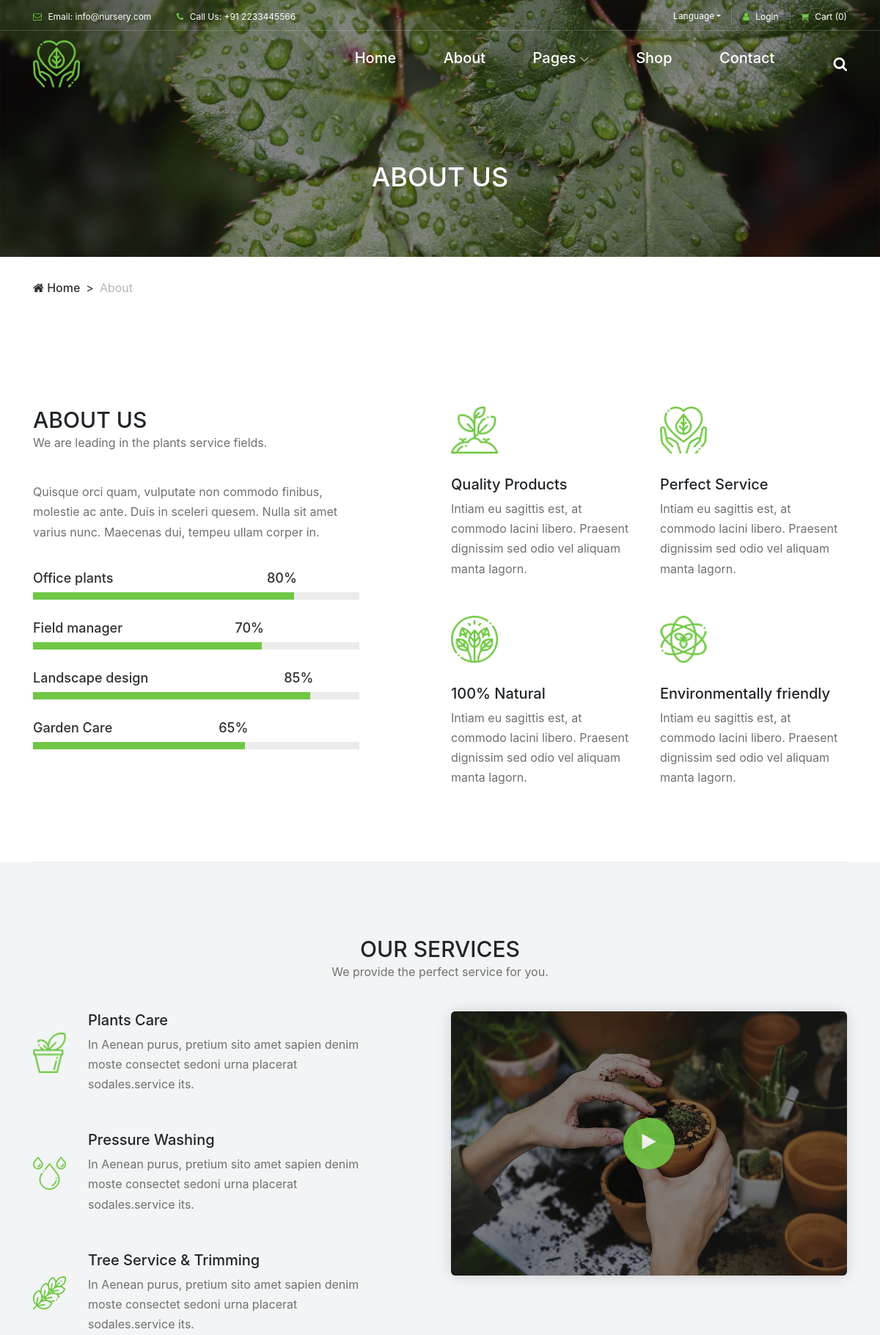
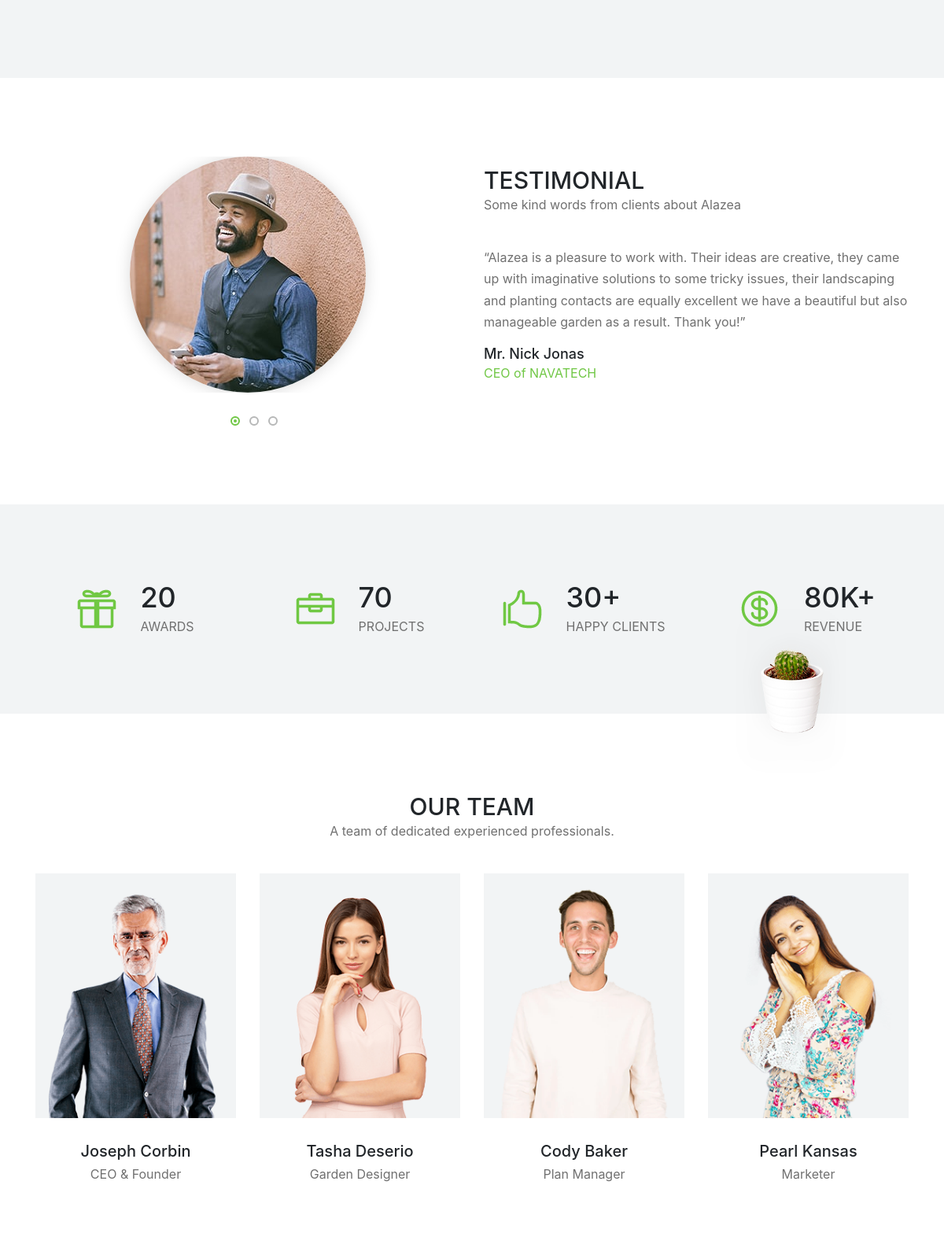
The page /about/ (upper part) on the database its author committed (2 pictures, top to bottom).
### backend/models.py (models this page shows, shortened)
class Company(models.Model):
    class Meta:
        db_table = "company"
        verbose_name = 'Company'
        verbose_name_plural = 'Companies'
    name = models.CharField(max_length=255)
    description = models.TextField(null=True,blank=True)
    email = models.CharField(max_length = 255)
    phone_number = models.CharField(max_length = 14)
    logo = models.ImageField(upload_to='logo/',null=True,blank=True)
    favicon = models.ImageField(upload_to='favicon/',null=True,blank=True)
    address = models.CharField(max_length = 255,null=True,blank=True)
    currency_symbol = models.TextField(blank=True,default="₹")

### frontend/views.py (the view)
# urls.py: path('about/',About,name="about"),
def About(request):
    return render(request,"aboutus/about-page.html")

### frontend/templates/aboutus/about-page.html (shortened to what this page needs)
{% extends 'masters/index_master.html' %}
{% block body %}
{% load static %}
    <div class="breadcrumb-area">
        <div class="top-breadcrumb-area bg-img bg-overlay d-flex align-items-center justify-content-center" style="background-image: url({% static 'img/bg-img/24.jpg'%});">
            <h2>ABOUT US</h2>
        </div>
        <div class="container">
            <div class="row">
                <div class="col-12">
                    <nav aria-label="breadcrumb">
                        <ol class="breadcrumb">
                            <li class="breadcrumb-item"><a href="{%url 'homepage'%}"><i class="fa fa-home"></i> Home</a></li>
                            <li class="breadcrumb-item active" aria-current="page">About</li>
                        </ol>
                    </nav>
                </div>
            </div>
        </div>
    </div>
    {% include 'aboutus/aboutus.html'%}
    {% include 'services/services.html'%}
    {% include 'testimonials/testimonials.html'%}
    <section class="cool-facts-area bg-img section-padding-100-0" style="background-image: url(img/bg-img/cool-facts.png);">
        <div class="container">
            <div class="row">
                <div class="col-12 col-sm-6 col-md-3">
                    <div class="single-cool-fact d-flex align-items-center justify-content-center mb-100">
                        <div class="cf-icon">
                            <img src="{% static 'img/core-img/cf1.png'%}" alt="">
                        </div>
                        <div class="cf-content">
                            <h2><span class="counter">20</span></h2>
                            <h6>AWARDS</h6>
                        </div>
                    </div>
                </div>
                <div class="col-12 col-sm-6 col-md-3">
                    <div class="single-cool-fact d-flex align-items-center justify-content-center mb-100">
                        <div class="cf-icon">
                            <img src="{% static 'img/core-img/cf2.png'%}" alt="">
                        </div>
                        <div class="cf-content">
                            <h2><span class="counter">70</span></h2>
                            <h6>PROJECTS</h6>
                        </div>
                    </div>
                </div>
                <div class="col-12 col-sm-6 col-md-3">
                    <div class="single-cool-fact d-flex align-items-center justify-content-center mb-100">
                        <div class="cf-icon">
                            <img src="{% static 'img/core-img/cf3.png'%}" alt="">
                        </div>
                        <div class="cf-content">
                            <h2><span class="counter">30</span>+</h2>
                            <h6>HAPPY CLIENTS</h6>
                        </div>
                    </div>
                </div>
                <div class="col-12 col-sm-6 col-md-3">
                    <div class="single-cool-fact d-flex align-items-center justify-content-center mb-100">
                        <div class="cf-icon">
                        </div>
                        <div class="cf-content">
                            <h2><span class="counter">80</span>K+</h2>
                            <h6>REVENUE</h6>
                        </div>
                    </div>
                </div>
            </div>
        </div>
        <div class="side-img wow fadeInUp" data-wow-delay="500ms">
            <img src="{% static 'img/core-img/pot.png'%}" alt="">
        </div>
    </section>
    <section class="team-area section-padding-100-0">
        <div class="container">
            <div class="row">
                <div class="col-12">
                    <div class="section-heading text-center">
                        <h2>OUR TEAM</h2>
                        <p>A team of dedicated experienced professionals.</p>
                    </div>
                </div>
            </div>
            <div class="row">
                <div class="col-12 col-sm-6 col-lg-3">
                    <div class="single-team-member text-center mb-100">
                        <div class="team-member-thumb">
                            <img src="{% static 'img/bg-img/team1.png'%}" alt="">
                        </div>
                        <div class="team-member-info mt-30">
                            <h5>Joseph Corbin</h5>
                            <p>CEO &amp; Founder</p>
                        </div>
                    </div>
                </div>
                <div class="col-12 col-sm-6 col-lg-3">
                    <div class="single-team-member text-center mb-100">
                        <div class="team-member-thumb">
                            <img src="{% static 'img/bg-img/team2.png'%}" alt="">
                        </div>
                        <div class="team-member-info mt-30">
                            <h5>Tasha Deserio</h5>
                            <p>Garden Designer</p>
                        </div>
                    </div>
                </div>
                <div class="col-12 col-sm-6 col-lg-3">
                    <div class="single-team-member text-center mb-100">
                        <div class="team-member-thumb">
                            <img src="{% static 'img/bg-img/team3.png'%}" alt="">
                        </div>
                        <div class="team-member-info mt-30">
                            <h5>Cody Baker</h5>
                            <p>Plan Manager</p>
                        </div>
                    </div>
                </div>
                <div class="col-12 col-sm-6 col-lg-3">
                    <div class="single-team-member text-center mb-100">
                        <div class="team-member-thumb">
                            <img src="{% static 'img/bg-img/team4.png'%}" alt="">
                        </div>
                        <div class="team-member-info mt-30">
                            <h5>Pearl Kansas</h5>
                            <p>Marketer</p>
                        </div>
                    </div>
                </div>
            </div>
        </div>
    </section>
{% endblock body %}

### frontend/templates/header/header.html (shortened to what this page needs)
<header class="header-area">
        <div class="top-header-area">
            <div class="container">
                <div class="row">
                    <div class="col-12">
                        <div class="top-header-content d-flex align-items-center justify-content-between">
                            <div class="top-header-meta">
                                <a href="mailto:{{company.email}}" data-toggle="tooltip" data-placement="bottom" title="{{company.email}}"><i class="fa fa-envelope-o" aria-hidden="true"></i> <span>Email: {{company.email}}</span></a>
                                <a href="#" data-toggle="tooltip" data-placement="bottom" title="+91 {{company.phone_number}}"><i class="fa fa-phone" aria-hidden="true"></i> <span>Call Us: +91 {{company.phone_number}}</span></a>
                            </div>
                            <div class="top-header-meta d-flex">
                                <div class="language-dropdown">
                                    <div class="dropdown">
                                        <button class="btn btn-secondary dropdown-toggle mr-30" type="button" id="dropdownMenuButton" data-toggle="dropdown" aria-haspopup="true" aria-expanded="false">Language</button>
                                    </div>
                                </div>
                                <div class="login">
                                {% if user.is_authenticated %}
                                <form action="{% url 'logout'%}" method="post">
                                    {% csrf_token %}
                                    <button style="background-color: transparent;border:none;display: inline-block;
                                    font-size: 12px;
                                    font-weight: 400;
                                    color: #ffffff;
                                    line-height: 1;
                                    margin-right: 25px;" type="submit"><i class="fa fa-user" aria-hidden="true" style="color:#70c745"></i> <span>Logout</span></button>
                                </form>
                                {%else%}
                                <a href="{% url 'login'%}"><i class="fa fa-user" aria-hidden="true"></i> <span>Login</span></a>
                                {% endif %}
                                </div>
                                <div class="cart">
                                    <a href="{%url 'cart'%}"><i class="fa fa-shopping-cart" aria-hidden="true"></i> <span>Cart <span class="cart-quantity">({{cart_items}})</span></span></a>
                                </div>
                            </div>
                        </div>
                    </div>
                </div>
            </div>
        </div>
        <div class="alazea-main-menu">
            <div class="classy-nav-container breakpoint-off">
                <div class="container">
                    <nav class="classy-navbar justify-content-between" id="alazeaNav">
                        <a href="{%url 'homepage'%}" class="nav-brand"><img src="/media/{{company.logo}}" alt=""></a>
                        <div class="classy-menu">
                            <div class="classynav">
                                <ul>
                                    <li><a href="{%url 'homepage'%}">Home</a></li>
                                    <li><a href="{% url 'about'%}">About</a></li>
                                    <li><a href="#">Pages</a>
                                    </li>
                                    <li><a href="{% url 'shop'%}">Shop</a></li>
                                    <li><a href="{% url 'contact-us'%}">Contact</a></li>
                                </ul>
                                <div id="searchIcon">
                                    <i class="fa fa-search" aria-hidden="true"></i>
                                </div>
                            </div>
                        </div>
                    </nav>
                </div>
            </div>
        </div>
    </header>

### frontend/static/css/classy-nav.css (style rules this page uses)
* { margin: 0; padding: 0; }
body { font-family: "Roboto", sans-serif; }
ul, ol { margin: 0; }
ul li, ol li { list-style: none; }
img { height: auto; max-width: 100%; }
.bg-img { background-position: center center; background-size: cover; background-repeat: no-repeat; }
.classy-nav-container { position: relative; z-index: 100; background-color: #ffffff; }
.classy-nav-container * { box-sizing: border-box; }
.classy-nav-container a { -webkit-transition-duration: 500ms; transition-duration: 500ms; text-decoration: none; outline: none; font-size: 14px; font-weight: 400; color: #232323; display: inline-block; }
.justify-content-between { -webkit-box-pack: justify; -ms-flex-pack: justify; justify-content: space-between; }
.justify-content-center { -webkit-box-pack: center; -ms-flex-pack: center; justify-content: center; }
.classy-navbar { width: 100%; height: 70px; padding: 0.5em 2em; display: -webkit-box; display: -ms-flexbox; display: flex; -webkit-box-align: center; -ms-flex-align: center; -ms-grid-row-align: center; align-items: center; }
.classy-navbar .nav-brand { font-size: 26px; font-weight: 500; color: #565656; display: inline-block; margin-right: 30px; }
.classynav ul li { display: inline-block; clear: both; position: inherit; z-index: 10; }
.classynav ul li.cn-dropdown-item { position: relative; z-index: 10; }
.classynav ul li a { padding: 0 12px; display: block; height: 35px; font-size: 14px; line-height: 34px; }
.classynav ul li.megamenu-item > a:after, .classynav ul li.has-down > a:after { font-family: 'classyfonts'; content: "\e900"; font-size: 12px; color: #000000; padding-left: 5px; -webkit-transition-duration: 500ms; transition-duration: 500ms; }
.breakpoint-off .classynav { display: -webkit-box; display: -ms-flexbox; display: flex; -webkit-box-align: center; -ms-flex-align: center; -ms-grid-row-align: center; align-items: center; }

### rows shown on the page
Company: email "info@nursery.com", phone_number "2233445566", logo (picture)

### other values the page prints
{{ cart_items }} "0"
